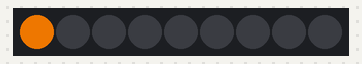
Bench run of a sketch on a simulated ATtiny85, built with avr-gcc and run on an emulated ATtiny85. Shown: 9 RGB LEDs in strip order, left to right. Dim RGB values are drawn brighter than linear; random numbers use the default seed unless the sketch sets one.

Above: at 0.01 s.
At 0.9 s:
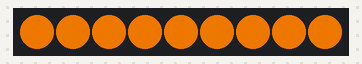
At 5.74 s:
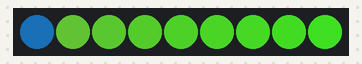
At 10.59 s:
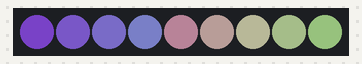
At 20.37 s:
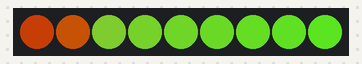
At 39.85 s:
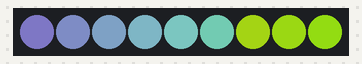

The sketch:

Welcome_intro.ino
```cpp
#include <Adafruit_NeoPixel.h>
#include <DigiKeyboard.h>
#define PIN 0
#define KEYPAD_PLUS                (  87  | 0xF000 )

int ttalpix = 9; // number of pixel
int val, pinpl, a;
int n = 0;
int r, g, b, s;
int delaytime = 100;
int stime = 100; //display times
int ftime = 100; //fadeout time

Adafruit_NeoPixel strip = Adafruit_NeoPixel(ttalpix, PIN, NEO_GRB + NEO_KHZ800);
void setup() {
  s = 1;
  g = 0;
  r = 0;
  b = 100;
  //test1
    strip.begin();
    for (a = 0; a < ttalpix; a++){
    strip.setPixelColor(a, 200, 100, 0);
    if (g >= 250){s = -1;}
    else if (g <= 0){s = 1;}
    g += 10 * s;
    strip.show();
    delay(delaytime);
    }
   //end test
  DigiKeyboard.sendKeyStroke(KEY_R, MOD_GUI_LEFT);
  DigiKeyboard.delay(500);
  DigiKeyboard.println("notepad");
  DigiKeyboard.delay(850);
  DigiKeyboard.println("hallo I'm Eric");
  DigiKeyboard.println("Email:a88662668@hotmail.com");
  DigiKeyboard.println("you can visit ericherilan.com for more information!");
  DigiKeyboard.sendKeyPress(KEYPAD_PLUS, MOD_CONTROL_LEFT);
  DigiKeyboard.delay(500);
}
void loop() {
  strip.begin();
  pickColor();
  for (a = 0; a < ttalpix; a++){
  strip.setPixelColor(a, r, g, b);
  if (g >= 250){s = -1;}
  else if (g <= 0){s = 1;}
  g += 10 * s;
  strip.show();
  delay(delaytime);
  }
    s = 1;
}
void pickColor() {
  r = random(0, 100);
  g = random(0, 100);
  b = random(0, 100);
  }
```

Measured:
- what the display in image 1 shows lasts 2.2 s, from 0.8 s to 3.0 s
